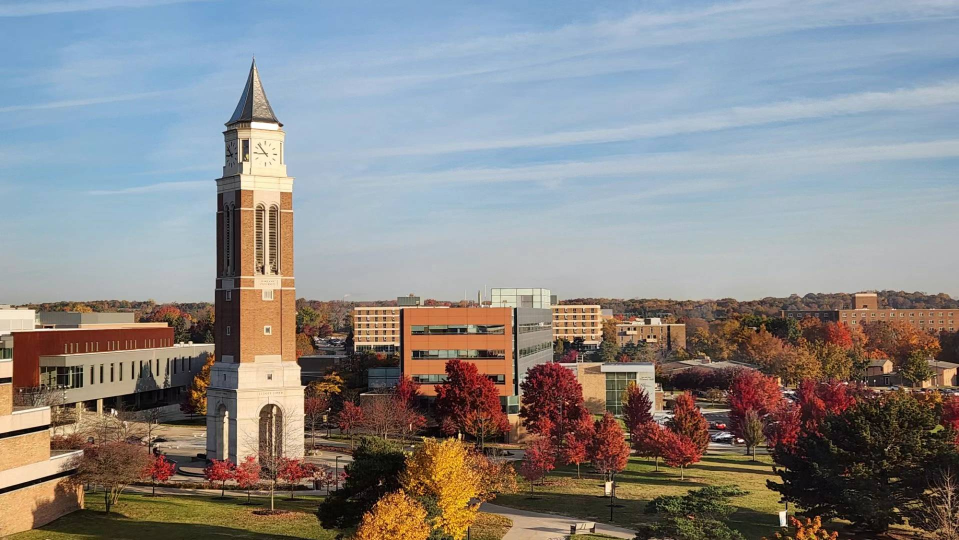
#> input picture 15. Image Processing and Automation/OU.jpg, 1918 x 1080 px (shown at 1/2 size)
$ python demo_tile.py
#> lines starting #> are read from the running program, lines starting #| are printed output that depends on the picture
from PIL import Image

test_img = Image.open('OU.jpg')
#> test_img is the input picture: PIL image 1918x1080 RGB; mean R, G, B 138.2, 136.8, 136.4
crop_img = test_img.crop((400, 70, 655, 950))
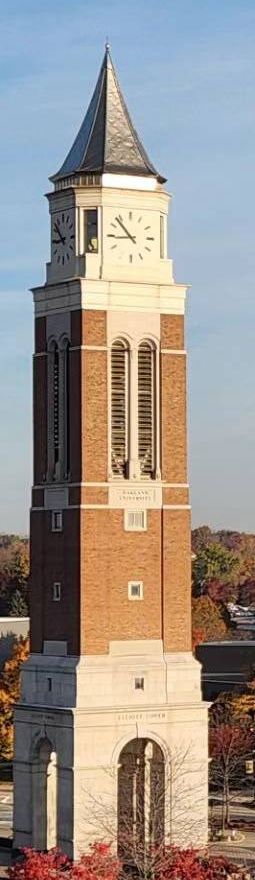
#> crop_img: PIL image 255x880 RGB; mean R, G, B 154.1, 144.9, 137.2
copy_img = test_img.copy()

width, height = test_img.size
#> width = 1918; height = 1080
step_w, step_h = crop_img.size
#> step_w = 255; step_h = 880

for x in range(0, width, step_w):
    for y in range(0, height, step_h):
        print(x, y)
        copy_img.paste(crop_img, (x, y))
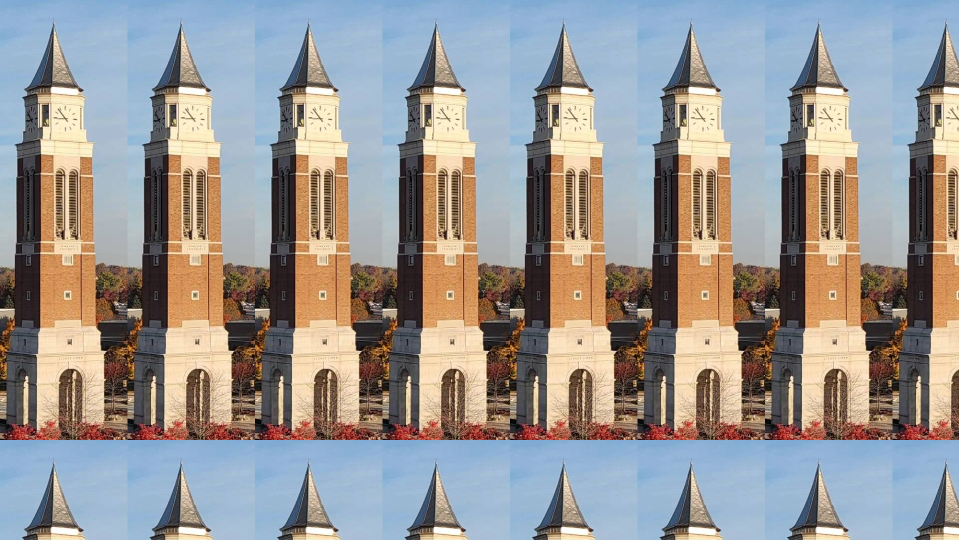
#> copy_img: PIL image 1918x1080 RGB (shown at 1/2 size); mean R, G, B 152.6, 149.5, 147.7

copy_img.save('tiled_OU.jpg')
